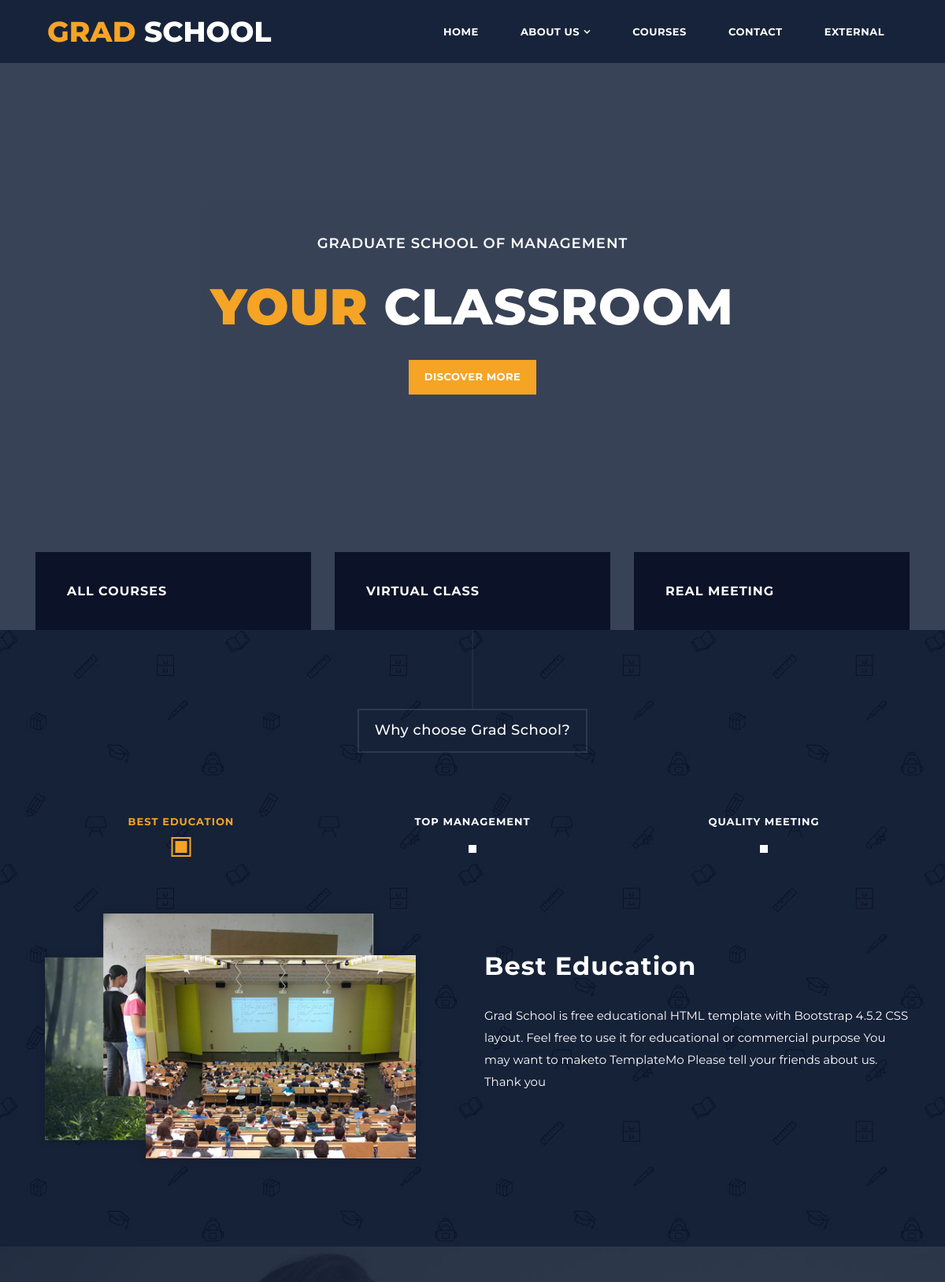
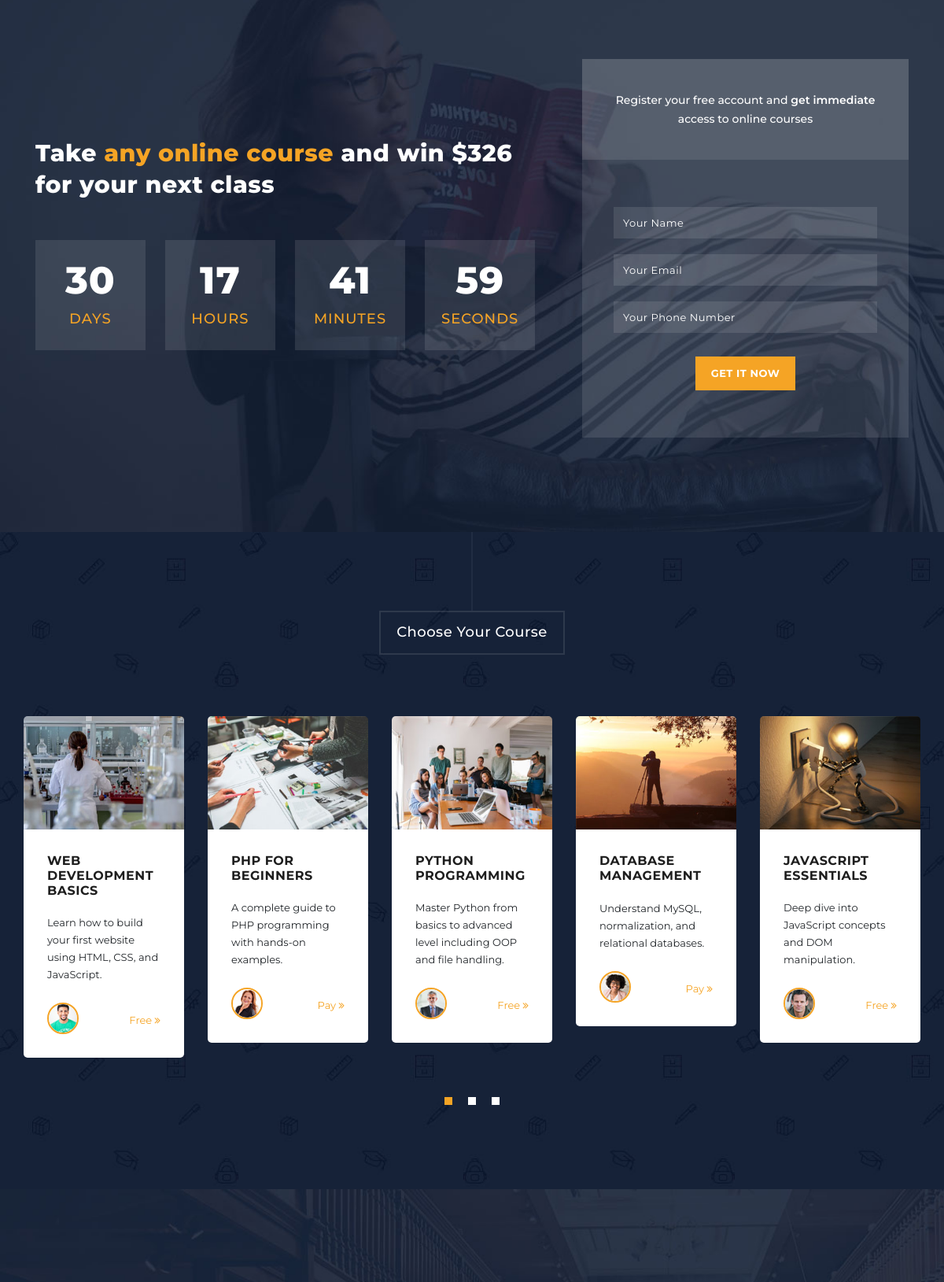
The page / (upper part) on the database its author committed (2 pictures, top to bottom).
### tables this page shows
CREATE TABLE `features` (
  `id` int(11) NOT NULL,
  `title` varchar(100) DEFAULT NULL,
  `description` text DEFAULT NULL
);

CREATE TABLE `why_us_tabs` (
  `id` int(11) NOT NULL,
  `title` varchar(255) NOT NULL,
  `image` varchar(255) NOT NULL,
  `description` text NOT NULL
);

CREATE TABLE `courses` (
  `id` int(11) NOT NULL,
  `title` varchar(100) NOT NULL,
  `description` text NOT NULL,
  `image` varchar(150) NOT NULL,
  `author_image` varchar(150) NOT NULL,
  `price_type` enum('Free','Pay') NOT NULL,
  `alt_text` varchar(100) DEFAULT NULL
);

### index.php (the view, shortened to what this page needs)
<?php include 'db_connection.php'; ?>
<!DOCTYPE html>
<html lang="en">
  <head>
    <link href="vendor/bootstrap/css/bootstrap.min.css" rel="stylesheet">
    <link rel="stylesheet" href="assets/css/fontawesome.css">
    <link rel="stylesheet" href="assets/css/templatemo-grad-school.css">
    <link rel="stylesheet" href="assets/css/owl.css">
    <link rel="stylesheet" href="assets/css/lightbox.css">
  </head>
<body>
<?php
include('include/navbar.php');
?>
  <section class="section main-banner" id="top" data-section="section1">
      <video autoplay muted loop id="bg-video">
          <source src="assets/images/course-video.mp4" type="video/mp4" />
      </video>
      <div class="video-overlay header-text">
          <div class="caption">
              <h6>Graduate School of Management</h6>
              <h2><em>Your</em> Classroom</h2>
              <div class="main-button">
                  <div class="scroll-to-section"><a href="#section2">Discover more</a></div>
              </div>
          </div>
      </div>
  </section>
<?php
$sql = "SELECT * FROM features";
$result = $conn->query($sql);
?>
<section class="features">
  <div class="container">
    <div class="row">
      <?php
      if ($result && $result->num_rows > 0) {
          while ($row = $result->fetch_assoc()) {
              ?>
              <div class="col-lg-4 col-12">
                <div class="features-post">
                  <div class="features-content">
                    <div class="content-show">
                      <h4>
                        <?php echo htmlspecialchars($row['title']); ?>
                      </h4>
                    </div>
                  </div>
                </div>
              </div>
              <?php
          }
      } else {
          echo "<p>No features found.</p>";
      }
      ?>
    </div>
  </div>
</section>
<?php
$sql = "SELECT * FROM why_us_tabs";
$result = $conn->query($sql);
?>
<section class="section why-us" data-section="section2">
  <div class="container">
    <div class="row">
      <div class="col-md-12">
        <div class="section-heading">
          <h2>Why choose Grad School?</h2>
        </div>
      </div>
      <div class="col-md-12">
        <div id="tabs">
          <ul>
            <?php
            if ($result && $result->num_rows > 0) {
                $i = 1;
                $result->data_seek(0);
                while ($row = $result->fetch_assoc()) {
                    ?>
                    <li>
                      <a href="#tabs-<?php echo $i; ?>">
                        <?php echo htmlspecialchars($row['title']); ?>
                      </a>
                    </li>
                    <?php
                    $i++;
                }
            }
            ?>
          </ul>
          <section class="tabs-content">
            <?php
            if ($result && $result->num_rows > 0) {
                $i = 1;
                $result->data_seek(0);
                while ($row = $result->fetch_assoc()) {
                    ?>
                    <article id="tabs-<?php echo $i; ?>">
                      <div class="row">
                        <div class="col-md-6">
                          <img src="<?php echo htmlspecialchars($row['image']); ?>" alt="">
                        </div>
                        <div class="col-md-6">
                          <h4><?php echo htmlspecialchars($row['title']); ?></h4>
                          <p><?php echo nl2br(htmlspecialchars($row['description'])); ?></p>
                        </div>
                      </div>
                    </article>
                    <?php
                    $i++;
                }
            } else {
                echo "<p>No tabs found.</p>";
            }
            ?>
          </section>
        </div>
      </div>
    </div>
  </div>
</section>
<section class="section coming-soon" data-section="section3">
  <div class="container">
    <div class="row">
      <div class="col-md-7 col-xs-12">
        <div class="continer centerIt">
          <div>
            <h4>Take <em>any online course</em> and win $326 for your next class</h4>
            <div class="counter">
              <div class="days">
                <div class="value">00</div>
                <span>Days</span>
              </div>
              <div class="hours">
                <div class="value">00</div>
                <span>Hours</span>
              </div>
              <div class="minutes">
                <div class="value">00</div>
                <span>Minutes</span>
              </div>
              <div class="seconds">
                <div class="value">00</div>
                <span>Seconds</span>
              </div>
            </div>
          </div>
        </div>
      </div>
      <div class="col-md-5">
        <div class="right-content">
          <div class="top-content">
            <h6>Register your free account and <em>get immediate</em> access to online courses</h6>
          </div>
          <form id="contact" method="post" action="">
            <div class="row">
              <div class="col-md-12">
                <fieldset>
                  <input name="name" type="text" class="form-control" id="name" placeholder="Your Name" required="">
                </fieldset>
              </div>
              <div class="col-md-12">
                <fieldset>
                  <input name="email" type="text" class="form-control" id="email" placeholder="Your Email" required="">
                </fieldset>
              </div>
              <div class="col-md-12">
                <fieldset>
                  <input name="phone" type="text" class="form-control" id="phone" placeholder="Your Phone Number" required="">
                </fieldset>
              </div>
              <div class="col-md-12">
                <fieldset>
                  <button type="submit" id="form-submit" class="button">Get it now</button>
                </fieldset>
              </div>
            </div>
          </form>
        </div>
      </div>
    </div>
  </div>
</section>
<section class="section courses" data-section="section4">
  <div class="container-fluid">
    <div class="row">
      <div class="col-md-12">
        <div class="section-heading">
          <h2>Choose Your Course</h2>
        </div>
      </div>
      <div class="owl-carousel owl-theme">
        <?php
        $sql = "SELECT * FROM courses";
        $result = $conn->query($sql);
        if ($result && $result->num_rows > 0) {
          while ($row = $result->fetch_assoc()) {
            $button_text = $row['price_type'] == 'Free' ? 'Free' : 'Pay';
            echo '
            <div class="item">
              <img src="' . $row['image'] . '" alt="' . htmlspecialchars($row['alt_text']) . '">
              <div class="down-content">
                <h4>' . htmlspecialchars($row['title']) . '</h4>
                <p>' . htmlspecialchars($row['description']) . '</p>
                <div class="author-image">
                  <img src="' . $row['author_image'] . '" alt="Author">
                </div>
                <div class="text-button-pay">
                  <a href="#">' . $button_text . ' <i class="fa fa-angle-double-right"></i></a>
                </div>
              </div>
            </div>';
          }
        } else {
          echo "<p>No courses found.</p>";
        }
        ?>
      </div>
    </div>
  </div>
</section>
<?php
$sql = "SELECT * FROM videos LIMIT 1";
$result = $conn->query($sql);
if ($result && $result->num_rows > 0) {
?>
<section class="section video" data-section="section5">
</section>
<?php
} else {
  echo "<p>No video found.</p>";
}
?>
</body>
</html>

### include/navbar.php (shortened to what this page needs)
<header class="main-header clearfix" role="header">
  <div class="logo">
    <a href="#"><em>Grad</em> School</a>
  </div>
  <nav id="menu" class="main-nav" role="navigation">
    <ul class="main-menu">
      <li><a href="#section1">Home</a></li>
      <li class="has-submenu"><a href="#section2">About Us</a>
      </li>
      <li><a href="#section4">Courses</a></li>
      <li><a href="#section6">Contact</a></li>
      <li><a href="https://templatemo.com" class="external">External</a></li>
    </ul>
  </nav>
</header>

### rows shown on the page
features: title "ALL COURSES"
features: title "VIRTUAL CLASS"
features: title "REAL MEETING"
why_us_tabs: title "BEST EDUCATION", image (picture), title "Best Education", description "Grad School is free educational HTML template with Bootstrap 4.5.2 CSS layout. Feel free to use it for educational or commercial purpose You may want to maketo TemplateMo Please tell your friends about us. Thank you"
why_us_tabs: title "TOP MANAGEMENT"
why_us_tabs: title "QUALITY MEETING"
courses: image (picture), title "WEB DEVELOPMENT BASICS", description "Learn how to build your first website using HTML, CSS, and JavaScript.", author_image (picture), price_type "Free"
courses: image (picture), title "PHP FOR BEGINNERS", description "A complete guide to PHP programming with hands-on examples.", author_image (picture), price_type "Pay"
courses: image (picture), title "PYTHON PROGRAMMING", description "Master Python from basics to advanced level including OOP and file handling.", author_image (picture), price_type "Free"
courses: image (picture), title "DATABASE MANAGEMENT", description "Understand MySQL, normalization, and relational databases.", author_image (picture), price_type "Pay"
courses: image (picture), title "JAVASCRIPT ESSENTIALS", description "Deep dive into JavaScript concepts and DOM manipulation.", author_image (picture), price_type "Free"
